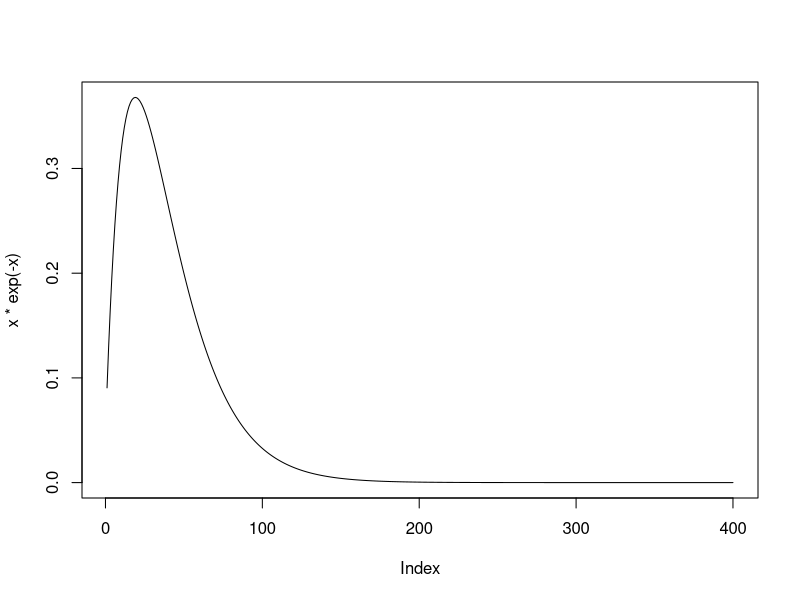
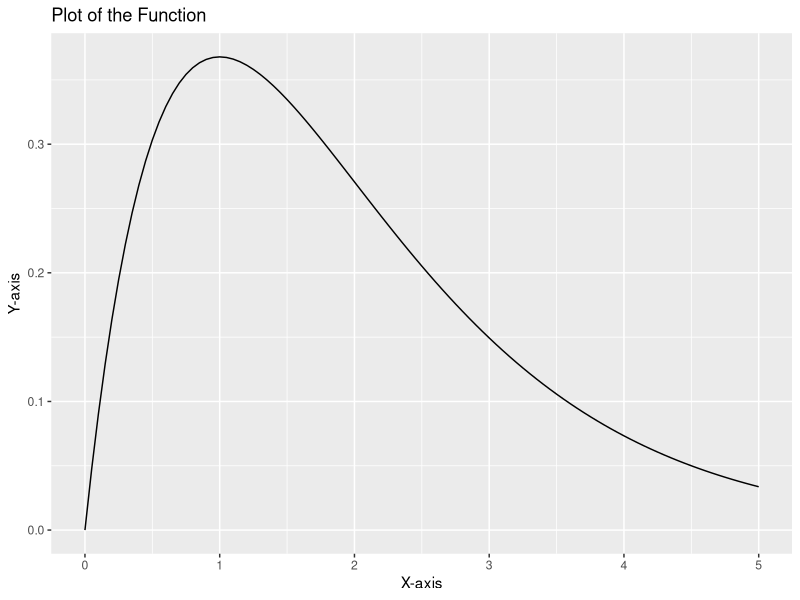

The R source for these figures, in order:
## ---- chunk 1
x <- seq(from=.1,to=20,length.out=400)
plot(x * exp (-x),type="l")
## ---- chunk 2
library(ggplot2)
## ---- chunk 3
Function1 = function(x) x*exp(-x)
a <- ggplot(data.frame(x = c(0, 5)), aes(x = x)) + stat_function(fun=Function1)
a + ggtitle("Plot of the Function") +  xlab("X-axis") + ylab("Y-axis")
## ---- chunk 4
b <- optimize(Function1,interval=c(0,5),maximum=TRUE)
b
